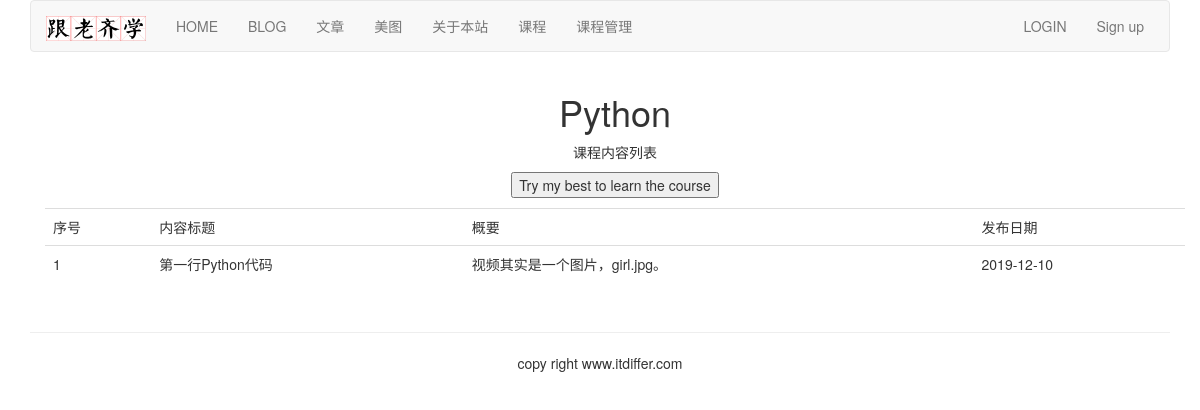
Before: /course/lessons-list/10/ with the older database file.
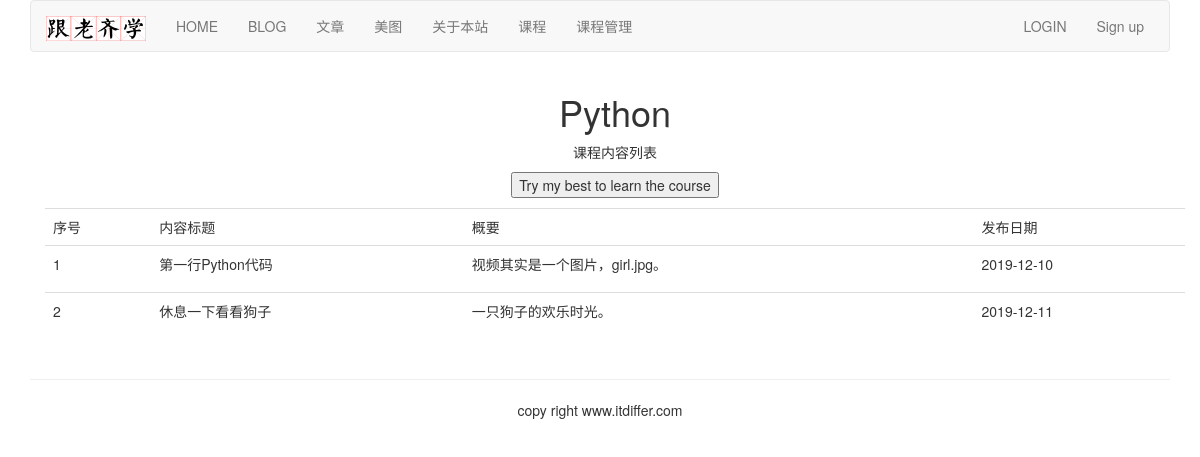
After: the same page with the newer database file.
### course/models.py (models this page shows, shortened)
class Lesson(models.Model):
    user = models.ForeignKey(User, on_delete=models.CASCADE, related_name='lesson_user')
    course = models.ForeignKey(Course, on_delete=models.CASCADE, related_name='lesson')
    title = models.CharField(max_length=200)
    description = models.TextField(blank=True)
    created = models.DateTimeField(auto_now_add=True)
    video = models.FileField(upload_to=user_directory_path)
    attach = models.FileField(blank=True, upload_to=user_directory_path)
    order = OrderField(blank=True, for_fields=['course'])
    class Meta:
        ordering = ['order']

### course/views.py (the view, shortened to what this page needs)
# urls.py: path('lessons-list/<int:course_id>/', StudentListLessonView.as_view(), name='lessons_list'),
class StudentListLessonView(ListLessonView):
    template_name = 'course/slist_lessons.html'

### course/views.py (called while the page is built)
    def get(self, request, course_id):
        course = get_object_or_404(Course, id=course_id)
        return self.render_to_response({'course': course})

### templates/course/slist_lessons.html (shortened to what this page needs)
{% extends "base.html" %}
{% load static %}
{% block content %}
<div class="container">
  <div class="text-center">
    <h1>{{ course.title }}</h1>
    <p>课程内容列表</p>
    <form action="." method="post" class="form-horizontal">
      <input type="button" onclick="start_learn({{ course.id }})" value="Try my best to learn the course">
    </form>
  </div>
  <table class="table table-hover" style="margin-top: 10px;">
    <tr>
      <td>序号</td>
      <td>内容标题</td>
      <td>概要</td>
      <td>发布日期</td>
    </tr>
    {% for lesson in course.lesson.all %}
    <tr id={{ forloop.counter }}>
      <td>{{ forloop.counter }}</td>
      <td>{{ lesson.title }}</td>
      <td>{{ lesson.description | slice:'70' | linebreaks }}</td>
      <td>{{ lesson.created | date:'Y-m-d' }}</td>
    </tr>
    {% empty %}
    <p>还没有发布具体内容，请等待。</p>
    {% endfor %}
  </table>
</div>
{% endblock content %}

Changed rows visible on the page:
added Lesson: title "休息一下看看狗子", description "一只狗子的欢乐时光。", created "2019-12-11"
